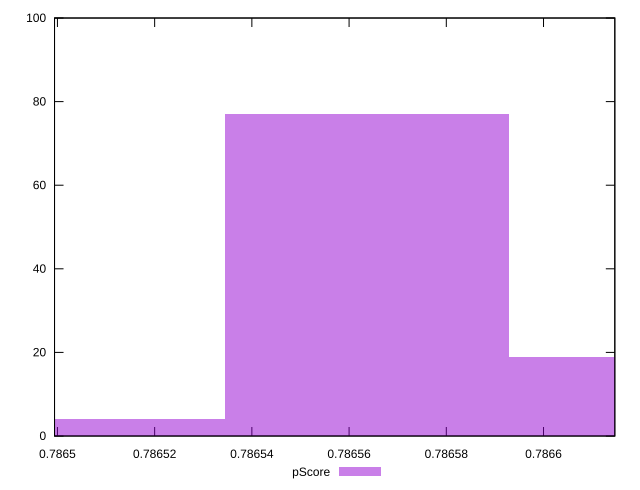

Source code (gnuplot):
reset

$pScore <<EOF
0.7865636772228259 77
0.7866220579603916 19
0.7865052964852602 4
EOF

set key outside below
set boxwidth 0.00005838073756571112
set xrange [0.786499404347403:0.7866146671291339]
set yrange [0:100]
set trange [0:100]
set style fill transparent solid 0.5 noborder
set terminal svg size 640, 490 enhanced background rgb 'white'
set output "report_00008_2021-01-22T20:58:29.167/uses-long-cache-ttl/samples/pages+cached+noadtech/pScore/histogram.svg"

plot $pScore title "pScore" with boxes

reset
